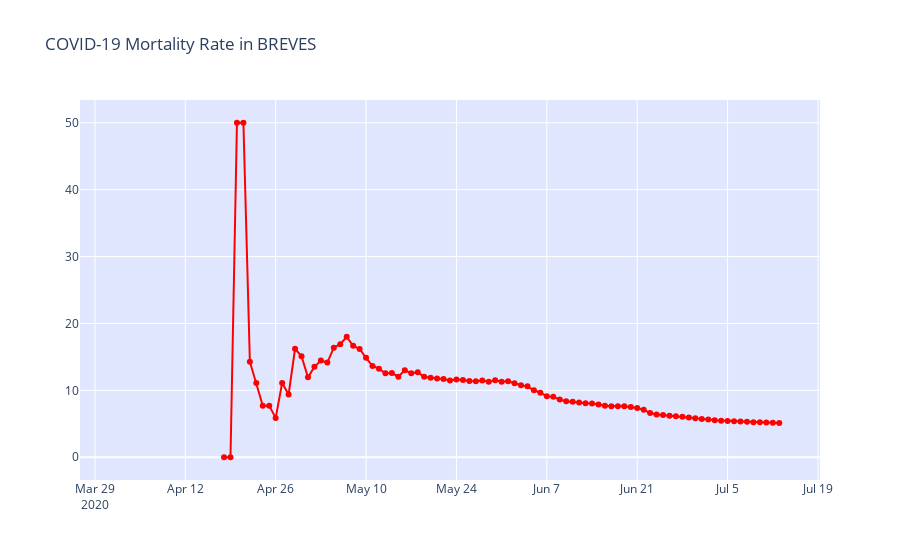

Write notebook code for a chart like this one.
### Code cell
#Moratality Rate
carona_data = df_breves.groupby(['Date'])['Confirmed','Active Cases','Deaths'].sum().reset_index().sort_values('Date',ascending=False)

carona_data['Mortality Rate'] = ((carona_data['Deaths']/carona_data['Confirmed'])*100)

fig = go.Figure()
fig.add_trace(go.Scatter(x=carona_data['Date'], y=carona_data['Mortality Rate'],
                    mode='lines+markers',name='Cases',marker_color='red'))
fig.update_layout(title_text='COVID-19 Mortality Rate in BREVES',plot_bgcolor='rgb(225,230,255)')
fig.show()
